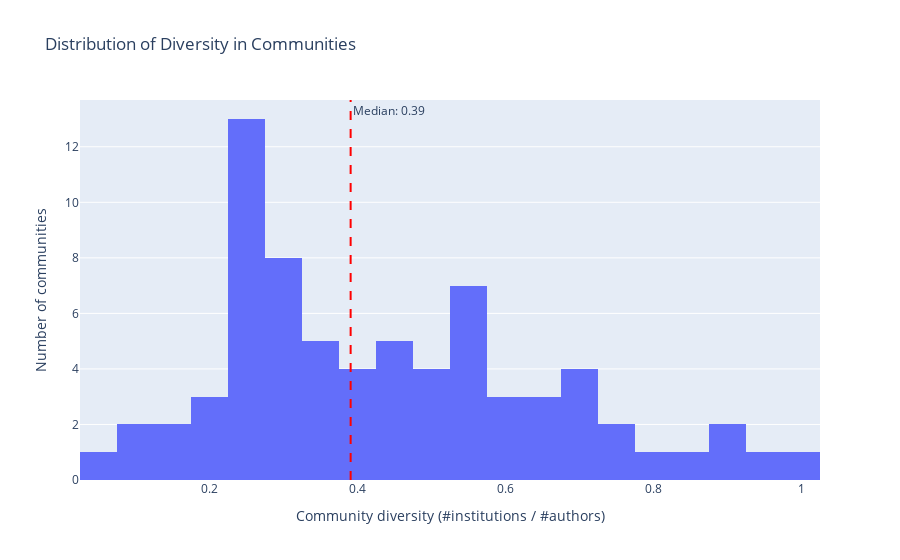

The notebook cell this image was saved under:
### Code cell
fig = px.histogram(
    df_dpc,
    x="diversity",
    nbins=24,
    labels= {
        "diversity": "Community diversity (#institutions / #authors)",
    },
    title="Distribution of Diversity in Communities"
)
fig.update_yaxes(title="Number of communities")

median = df_dpc["diversity"].median()

fig.add_vline(
    x=median,
    line_dash="dash",
    line_color="red",
    annotation_text=f"Median: {median:.2f}",
    annotation_position="top right"
)

fig.show()

### Figure 1 — Plotly figure (JSON) as saved in the notebook; plotly's stock layout.template omitted (floating-point values rounded to 4 significant figures)
{"data": [{"bingroup": "x", "hovertemplate": "Community diversity (#institutions / #authors)=%{x}<br>count=%{y}<extra></extra>", "legendgroup": "", "marker": {"color": "#636efa", "pattern": {"shape": ""}}, "name": "", "nbinsx": 24, "orientation": "v", "showlegend": false, "type": "histogram", "x": [0.4545, 0.6364, 0.3636, 0.2727, 0.3636, 0.9167, 0.5833, 0.9167, 0.5, 0.8462, 0.2857, 0.2667, 0.8, 0.5625, 0.5625, 1.0, 0.7647, 0.2778, 0.3158, 0.2632, 0.6842, 0.4737, 0.5238, 0.7391, 0.5417, 0.68, 0.2308, 0.5714, 0.5714, 0.4643, 0.4643, 0.4, 0.2667, 0.9677, 0.5455, 0.5227, 0.6857, 0.4133, 0.5349, 0.3814, 0.7216, 0.67, 0.2206, 0.3429, 0.461, 0.6169, 0.5228, 0.1244, 0.3122, 0.3416, 0.3322, 0.3232, 0.585, 0.2601, 0.04338, 0.2949, 0.2492, 0.2917, 0.2464, 0.6676, 0.2024, 0.3795, 0.2461, 0.274, 0.3035, 0.2404, 0.2592, 0.2276, 0.1342, 0.1784, 0.1369, 0.1171], "xaxis": "x", "yaxis": "y"}], "layout": {"annotations": [{"showarrow": false, "text": "Median: 0.39", "x": 0.3907, "xanchor": "left", "xref": "x", "y": 1, "yanchor": "top", "yref": "y domain"}], "barmode": "relative", "legend": {"tracegroupgap": 0}, "shapes": [{"line": {"color": "red", "dash": "dash"}, "type": "line", "x0": 0.3907, "x1": 0.3907, "xref": "x", "y0": 0, "y1": 1, "yref": "y domain"}], "title": {"text": "Distribution of Diversity in Communities"}, "xaxis": {"anchor": "y", "domain": [0, 1], "title": {"text": "Community diversity (#institutions / #authors)"}}, "yaxis": {"anchor": "x", "domain": [0, 1], "title": {"text": "Number of communities"}}}}
